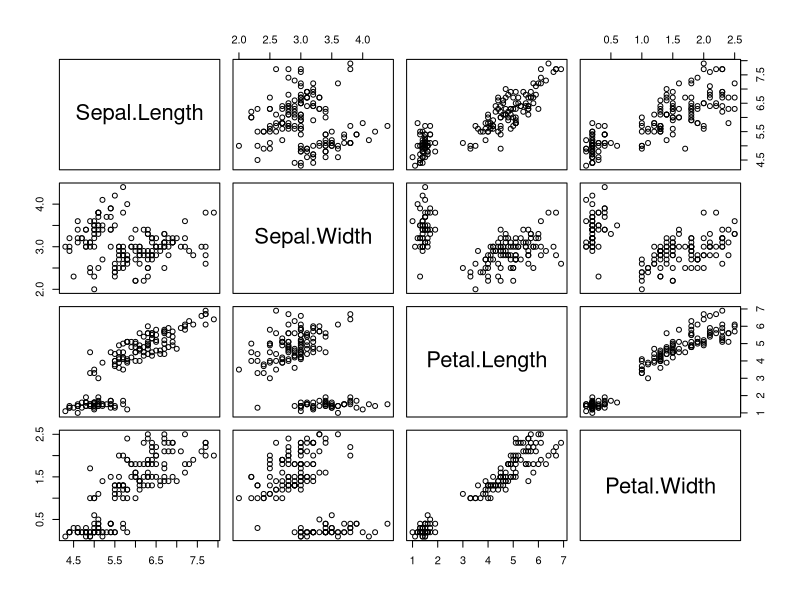
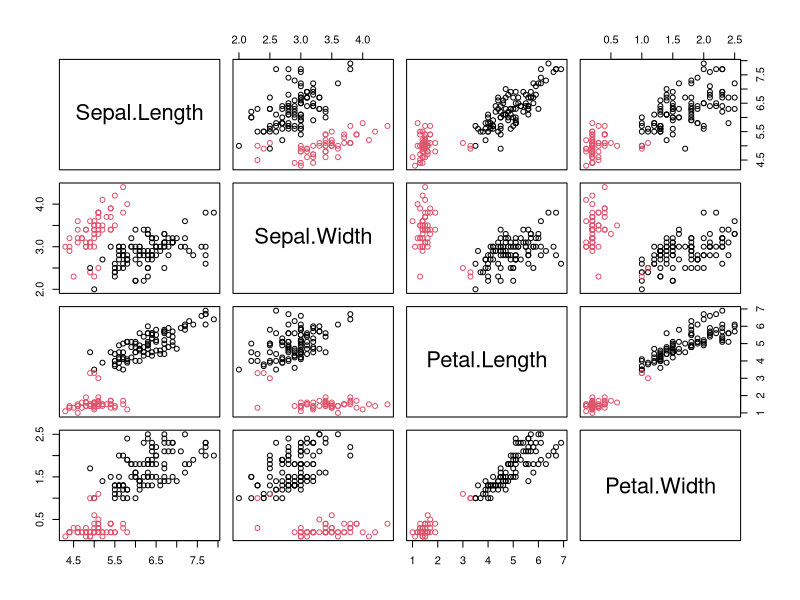
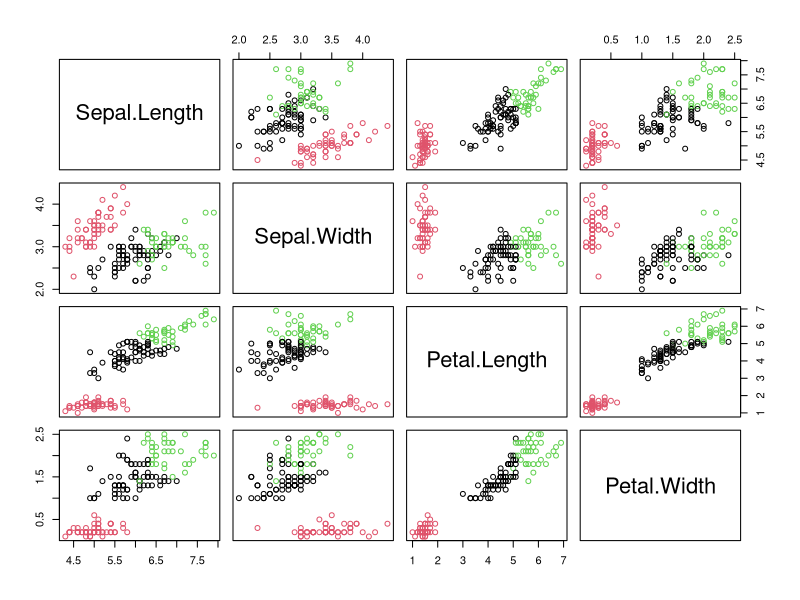
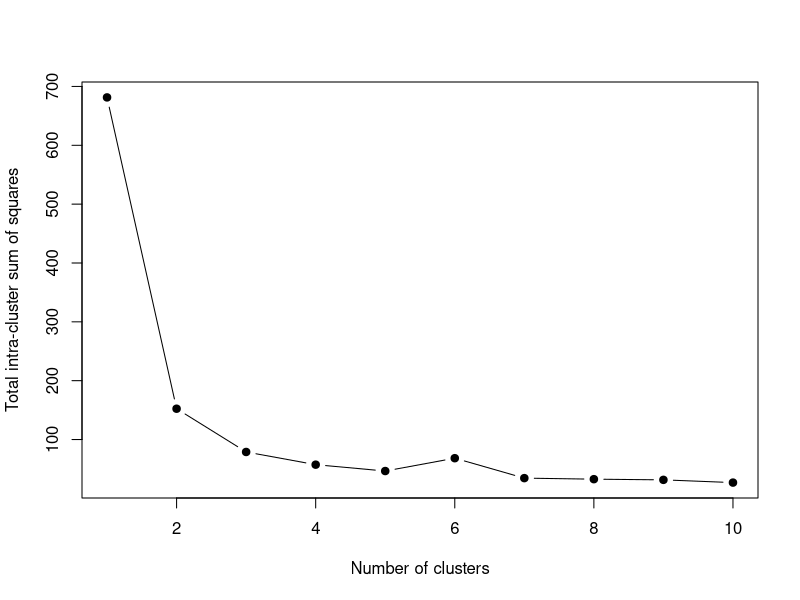
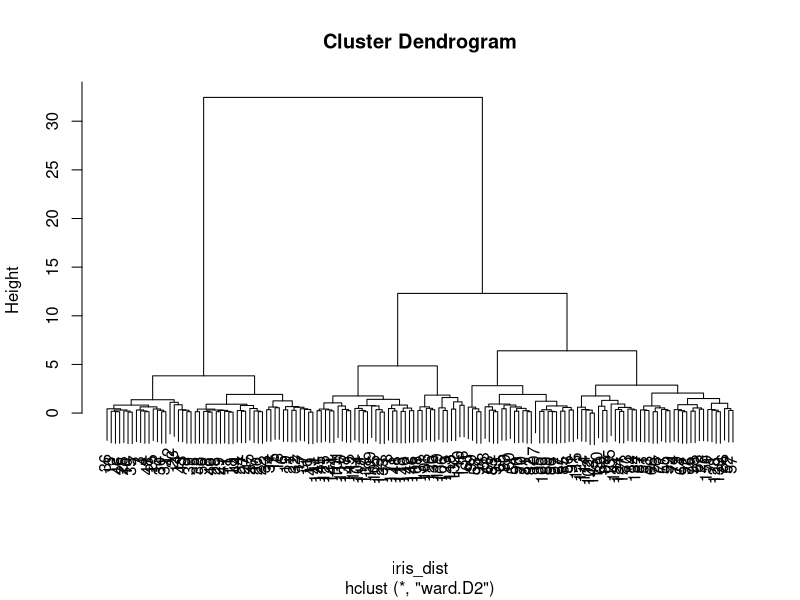
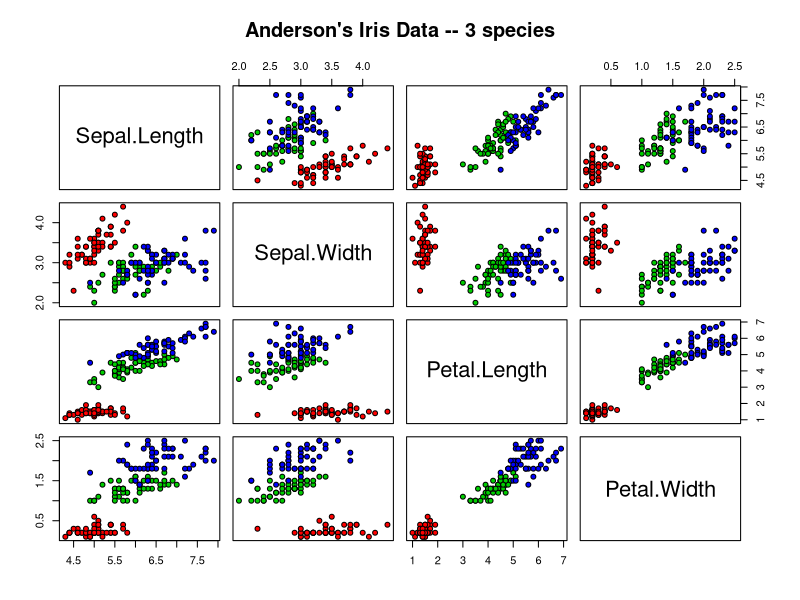
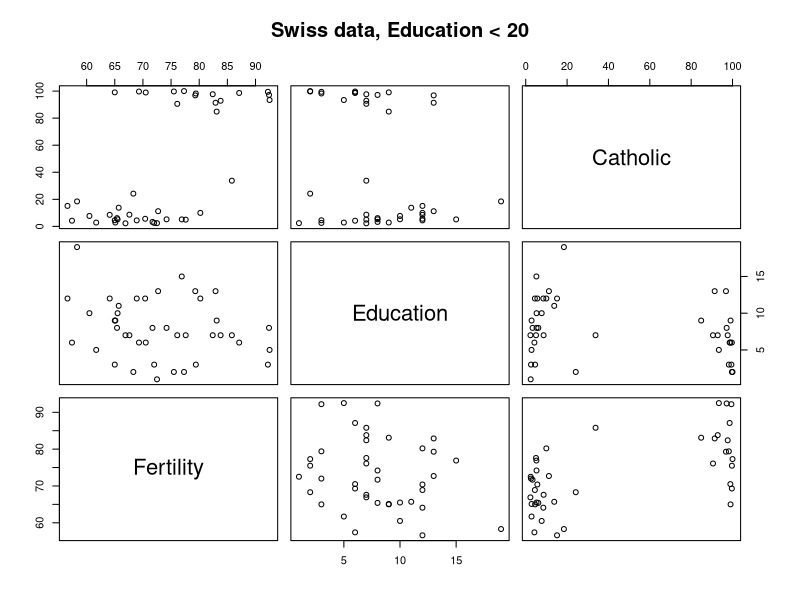
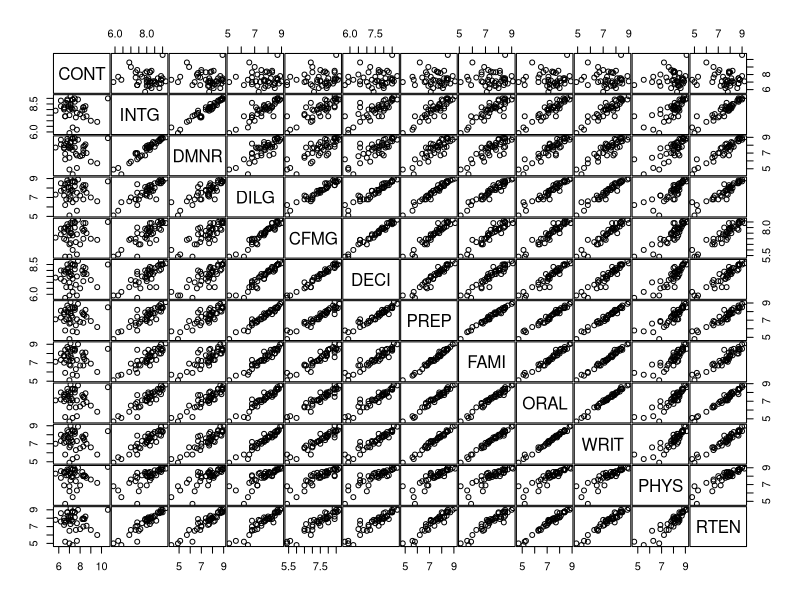

R code for these plots, in order:
## ---- chunk 1
# load Iris dataset
data(iris)
# scatterplot matrix
plot(iris[,1:4])
## ---- chunk 2
# run kmeans algorithm on Iris data asking for 2 clusters
iris_fit2 <- kmeans(iris[,1:4], centers=2)
# scatterplot matrix
plot(iris[,1:4], col=iris_fit2$cluster)
## ---- chunk 3
# run kmeans algorithm on Iris data asking for 3 clusters
iris_fit3 <- kmeans(iris[,1:4], centers=3)
# scatterplot matrix
plot(iris[,1:4], col=iris_fit3$cluster)
## ---- chunk 4
# specify vector of clusters
clusters <- 1:10
# initialise corresponding vector of total intra-cluster sum of squares
ticss <- rep(NA, 10)
# loop through vector of clusters
for(i in clusters){
  # run kmeans
  iris_fit <- kmeans(iris[,1:4], centers=i)
  # collect total intra-cluster sum of squares
  ticss[i] <- iris_fit$tot.withinss
}
# plot total intra-cluster sum of squares against clusters
plot(clusters, ticss, pch = 19, type = 'b', xlab = "Number of clusters",
     ylab = "Total intra-cluster sum of squares")
## ---- chunk 5
# contingency table of cluster:species matches
table(iris_fit3$cluster, iris$Species)
## ---- chunk 6
# construct dissimilarity matrix for Iris data
iris_dist <- dist(iris[,1:4])
# run hierarchical clustering with Ward's method
iris_fith <- hclust(iris_dist, method="ward.D2")
# dendrogram
plot(iris_fith)
## ---- chunk 7
# load stream chemistry data
streams <- read.table("data/streams.txt",header=T)
head(streams)
## ---- chunk 8
example(pairs)
## ---- chunk 9
pairs(streams[,6:15], diag.panel = panel.hist)
## ---- chunk 10
streams_log <- streams
streams_log$DOC <- log(streams$DOC)
streams_log$CL <- log(streams$CL)
streams_log$H <- log(streams$H)
pairs(streams_log[,6:15], diag.panel = panel.hist)
## ---- chunk 11
cov(streams_log[,6:15])
## ---- chunk 12
cor(streams_log[,6:15])
## ---- chunk 13
prcomp(streams_log[,6:15], scale=TRUE)
